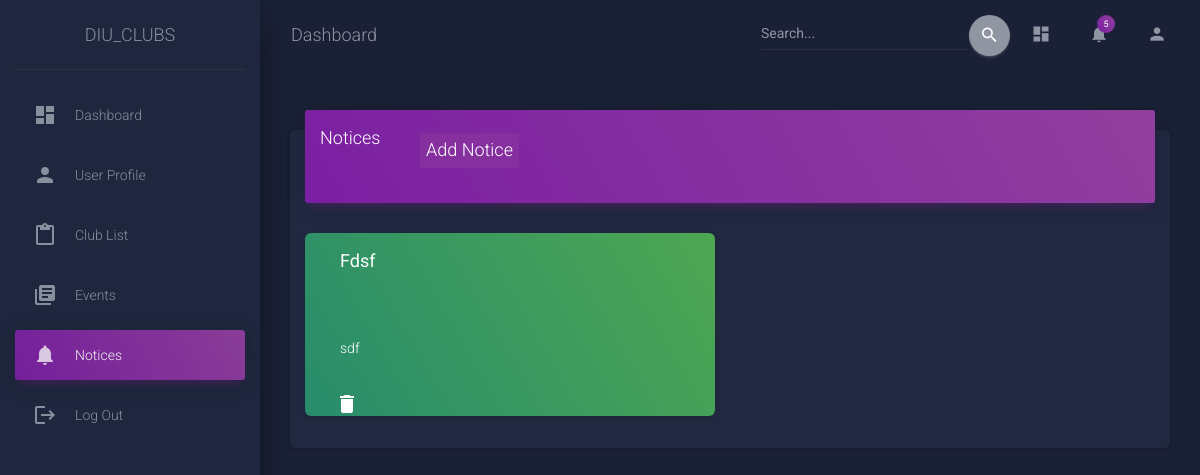
Before: /notice (signed in) with the older database file.
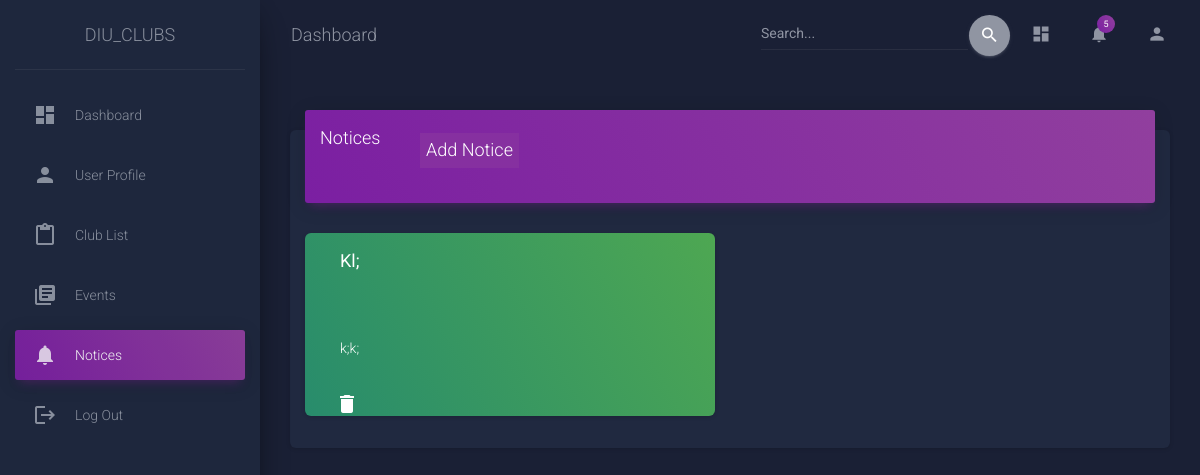
After: the same page with the newer database file.
### Dashboard/models.py (models this page shows, shortened)
class Notice(models.Model):
    title = models.CharField(max_length=50)
    description = models.CharField(max_length=500)

### Dashboard/views.py (the view)
# urls.py: path('notice',views.notice,name='notice'),
@login_required
def notice(request):
    if request.method == 'POST':
        form = NoticeForm(request.POST)
        if form.is_valid():
            form.save()
            return redirect('notice')
        else:
            return render(request,'dashboard/notice.html',{"form":form})
    else:
        form_data = Notice.objects.all()
        form = NoticeForm()
        return render(request, 'dashboard/notice.html',{"form":form,"form_data":form_data})

### Dashboard/forms.py
class NoticeForm(forms.ModelForm):
    class Meta:
        model = Notice
        fields = ['title','description']
        widgets ={
            'title': forms.TextInput(attrs={'class': 'form-control'}),
            'description': forms.TextInput(attrs={'class': 'form-control'}),
        }

### templates/dashboard/notice.html (shortened to what this page needs)
{% extends "sidebar/main.html" %}
{% block content %}
         <div class="wrapper">
            <div class="sidebar" data-color="purple" data-background-color="black" data-image="css/assets/img/sidebar-2.jpg">
               <div class="logo"><a href="http://www.creative-tim.com" class="simple-text logo-normal">
                  DIU_CLUBS
                  </a>
               </div>
               {% include 'sidebar/navbar.html' %}
               <div class="content">
                  <div class="container-fluid">
                    <div class="row">
                      <div class="col-md-12">
                        <div class="card">
                          <div class="card-header card-header-primary">
                            <h4 class="card-title ">Notices</h4>
                            {% if "admin" in user.username %}
                              <button  type="button" class="btnnnn" data-toggle="modal" data-target="#exampleModal">
                                 <h4 class="middle">Add Notice</h4>
                              </button>
                            {% endif %}
                          </div>
                          <div class="container">
                            <div class="row">
                              {% for things in form_data %}
                                <div class="col-6">
                                  <div class="card text-white bg-success col-12">
                                      <h4 class="card-body text-white"><strong> {{ things.title|title }} </strong></h4><br>
                                      <p class="card-body text-white"> {{ things.description }}</p>
                                      {% if "admin" in user.username %}
                                       <a class="col-1" href="{% url 'delete' things.id %}">
                                          <i class="material-icons">delete</i>
                                       </a>
                                       {% endif %}
                                  </div>
                                </div>
                              {% endfor %}
                            </div>
                          </div>
                        <div class="col-md-12">
                           <div class="row">
                              <div class="col-lg-8 col-md-10 ml-auto mr-auto">
                              </div>
                           </div>
                        </div>
                        <div class="row">
                           <div class="col-lg-8 col-md-10 ml-auto mr-auto">
                           </div>
                        </div>
                     </div>
                  </div>
               </div>
            </div>
         </div>
{% endblock %}

Changed rows visible on the page:
removed Notice: title "Fdsf", description "sdf"
added Notice: title "Kl;", description "k;k;"
